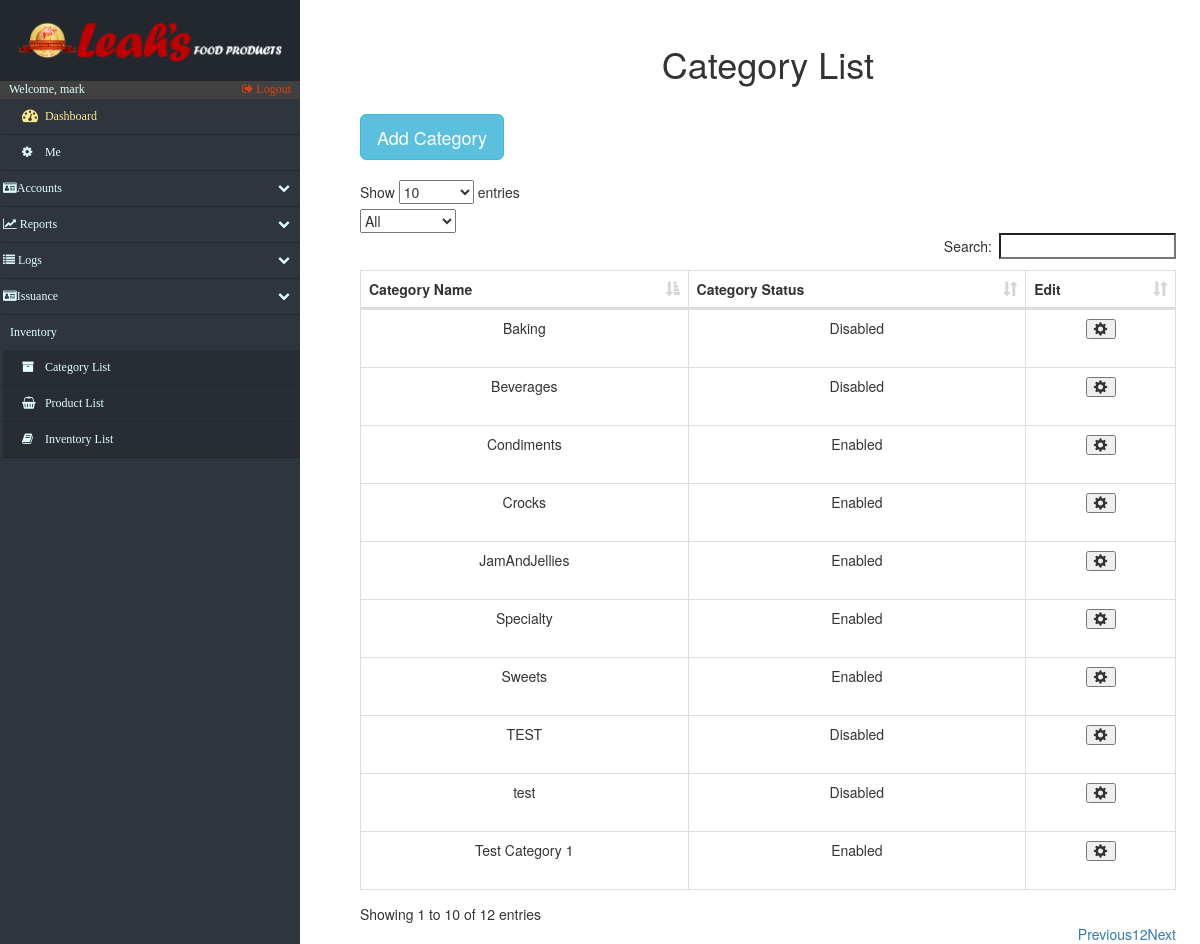
The page /categories.php (signed in) on the database its author committed.
### tables this page shows
CREATE TABLE IF NOT EXISTS `category_list` (
  `category_id` int(15) NOT NULL AUTO_INCREMENT,
  `category_name` varchar(100) NOT NULL,
  `category_status` varchar(10) DEFAULT NULL,
  PRIMARY KEY (`category_id`)
);

### categories.php (the view, shortened to what this page needs)
<!DOCTYPE html>
<html lang="en">
<head>
    <?php include('fragments/config.php') ?>
    <link rel="stylesheet" href="https://maxcdn.bootstrapcdn.com/bootstrap/3.3.7/css/bootstrap.min.css">
    <link href="src/css/datatables.css" rel="stylesheet">
    <link href="//maxcdn.bootstrapcdn.com/font-awesome/4.2.0/css/font-awesome.min.css" rel="stylesheet">
    <link href="src/css/sidebar.css" rel="stylesheet">
    <link href="src/css/custom.css" rel="stylesheet">
</head>
<body>
    <div class="nav-side-menu">
        <div class="brand">
            <div class="brandtext"></div>
        </div>
        <div class="user_info">
            <span>Welcome, <?php
                echo $_SESSION['username'];
                ?>
            </span>
            <a href="fragments/logout.php">
                <i class="fa fa-sign-out" aria-hidden="true"></i> Logout
            </a>
        </div>
        <div class="menu-list">
            <ul id="menu-content" class="menu-content collapse out">
                <li>
                    <a id="dashboard_txt" href="index.php">
                        <i class="fa fa-dashboard fa-lg"></i> Dashboard
                    </a>
                </li>
                 <li><a href="settings.php"><i class="fa fa-cog"></i> Me</a></li>
                <li data-toggle="collapse" data-target="#accounts" class="collapsed">
                    <i class="fa fa-id-card" aria-hidden="true"></i>Accounts <span class="arrow"></span>
                </li>
                <li data-toggle="collapse" data-target="#reports" class="collapsed">
                    <i class="fa fa-line-chart" aria-hidden="true"></i> Reports <span class="arrow"></span>
                </li>
                <li data-toggle="collapse" data-target="#issue" class="collapsed">
                    <i class="fa fa-list" aria-hidden="true"></i> Logs <span class="arrow"></span>
                </li>
                 <li data-toggle="collapse" data-target="#issuance" class="collapsed">
                    <i class="fa fa-id-card" aria-hidden="true"></i>Issuance<span class="arrow"></span>
                </li>
                <div class="sub-menu_nct">
                    <span class="sub-menu">Inventory
                    </span>
                </div>
                <li class="sub-menu_nc">
                    <a class="sub-menu_nc" href="categories.php">
                        <i class="fa fa-archive"> </i> Category List
                    </a>
                </li>
                <li class="sub-menu_nc">
                    <a class="sub-menu_nc" href="products.php">
                        <i class="fa fa-shopping-basket"> </i> Product List
                    </a>
                </li>
                <li class="sub-menu_nc">
                    <a href="inventory.php">
                        <i class="fa fa-book"> </i> Inventory List
                    </a>
                </li>
            </ul>
        </div>
    </div>
    <div id="page-content-wrapper">
        <div class="containers">
            <table class="table table-striped table-bordered">
                <h1 align="center">Category List</h1>
            </table>
            <?php
							$retrieve = ("SELECT * FROM category_list");
							$results = mysqli_query($db, $retrieve);
						?>
                <table class="table table-striped table-bordered">
                    <button type="button" class="btn btn-info btn-lg" data-toggle="modal" data-target="#myModal">Add Category</button>
                </table>
                <div id="mainContainer">
                    <table id="datatables" class="table table-hover table-bordered dataTable" cellspacing="0" width="100%" role="grid" aria-describedby="myTable_info" style="width: 100%;">
                        <thead>
                            <tr>
                                <th>Category Name</th>
                                <th>Category Status</th>
                                <th>Edit</th>
                            </tr>
                        </thead>
                        <tbody>
                            <?php
							foreach ($results as $data):
						?>
                                <tr>
										<?php
											$individual_category_id=$data["category_id"];
                                        ?>
                                    <td data-title="category_name">
                                        <?php
                                        $passCatName = $data["category_name"];
                                        echo $passCatName;
                                        ?>
                                    </td>
                                    <td data-title="category_status">
                                        <?php echo $data["category_status"]; ?>
                                    </td>
									<td data-title="edit">
                                        <table class="table table-striped table-bordered">
                                            <button type="button" class="glyphicon glyphicon-cog" onclick="refresh()" data-toggle="modal" aria-hidden="true" data-target="#<?php echo $individual_category_id;?>"></button>
                                        </table>
                                    </td>
                                </tr>
                                <?php
							endforeach;
						?>
                        </tbody>
                    </table>
                </div>
        </div>
    </div>
</body>
</html>

### src/css/datatables.css (style rules this page uses)
table.dataTable { clear: both; width: auto; text-align: center; margin-top: 6px !important; margin-bottom: 6px !important; max-width: none !important; border-collapse: separate !important }
table.dataTable td, table.dataTable th { -webkit-box-sizing: content-box; box-sizing: content-box }
table.dataTable thead>tr>th.sorting_asc, table.dataTable thead>tr>th.sorting_desc, table.dataTable thead>tr>th.sorting, table.dataTable thead>tr>td.sorting_asc, table.dataTable thead>tr>td.sorting_desc, table.dataTable thead>tr>td.sorting { padding-right: 30px }
table.dataTable thead .sorting, table.dataTable thead .sorting_asc, table.dataTable thead .sorting_desc, table.dataTable thead .sorting_asc_disabled, table.dataTable thead .sorting_desc_disabled { cursor: pointer; position: relative }
table.dataTable thead .sorting:after, table.dataTable thead .sorting_asc:after, table.dataTable thead .sorting_desc:after, table.dataTable thead .sorting_asc_disabled:after, table.dataTable thead .sorting_desc_disabled:after { position: absolute; bottom: 8px; right: 8px; display: block; font-family: 'Glyphicons Halflings'; opacity: 0.5 }
table.dataTable thead .sorting:after { opacity: 0.2; content: "\e150" }
table.dataTable thead .sorting_asc:after { content: "\e155" }
table.table-bordered.dataTable th, table.table-bordered.dataTable td { border-left-width: 0 }
table.table-bordered.dataTable th:last-child, table.table-bordered.dataTable th:last-child, table.table-bordered.dataTable td:last-child, table.table-bordered.dataTable td:last-child { border-right-width: 0 }
table.table-bordered.dataTable tbody th, table.table-bordered.dataTable tbody td { border-bottom-width: 0 }

### src/css/sidebar.css (style rules this page uses)
.nav-side-menu { overflow: hidden; font-family: verdana; font-size: 12px; font-weight: 200; background-color: #2e353d; position: fixed; top: 0px; width: 300px; height: 100%; color: #e1ffff; }
.nav-side-menu .brand { background-color: #23282e; line-height: 50px; display: block; text-align: center; font-size: 14px; }
.nav-side-menu ul, .nav-side-menu li { list-style: none; padding: 0px; margin: 0px; line-height: 35px; cursor: pointer; }
.nav-side-menu li { padding-left: 0px; border-left: 3px solid #2e353d; border-bottom: 1px solid #23282e; }
.nav-side-menu li a { text-decoration: none; color: #e1ffff; }
.nav-side-menu li a i { padding-left: 10px; width: 20px; padding-right: 20px; }
@media (min-width: 800px) { .nav-side-menu .menu-list .menu-content { display: block; } }
body { margin: 0px; padding: 0px; }
#dashboard_txt { color: #fcea8b; }
.sub-menu_nc { background-color: #272d33; }
.sub-menu_nct { padding-left: 10px; }
.nav-side-menu .brand .brandtext { padding: 4%; content: url(../img/LeahsTextAlter.PNG); width: 100%; text-align: center; }
.user_info { background-color: #414141; }
.user_info a { float: right; padding-right: 3%; color: #dd430a; }
.user_info span { padding-left: 3% }
.sub-menu_nc a { display: block; }
.menu-content > li a { display: inline-block; width: 100%; }
#menu-content li a { padding-left: 3%; }

### src/css/custom.css (style rules this page uses)
.containers { padding: 0px; margin: 0px; margin-top:2%; float: right; width: 79%; padding-right: 5%; }
@media (max-width: 1600px) { .containers { width: 75%; padding-right: 4%; } }
@media (max-width: 1400px) { .containers { width: 73%; padding-right 3%;: } }
@media (max-width: 1260px) { .containers { width: 70%; padding-right: 2%; } }

### rows shown on the page
category_list: category_name "Specialty", category_status "Enabled"
category_list: category_name "Sweets", category_status "Enabled"
category_list: category_name "JamAndJellies", category_status "Enabled"
category_list: category_name "Condiments", category_status "Enabled"
category_list: category_name "Baking", category_status "Disabled"
category_list: category_name "Beverages", category_status "Disabled"
category_list: category_name "Crocks", category_status "Enabled"
category_list: category_name "TEST", category_status "Disabled"
category_list: category_name "Test Category 1", category_status "Enabled"
category_list: category_name "test", category_status "Disabled"

### other values the page prints
$_SESSION['username'] "mark"
